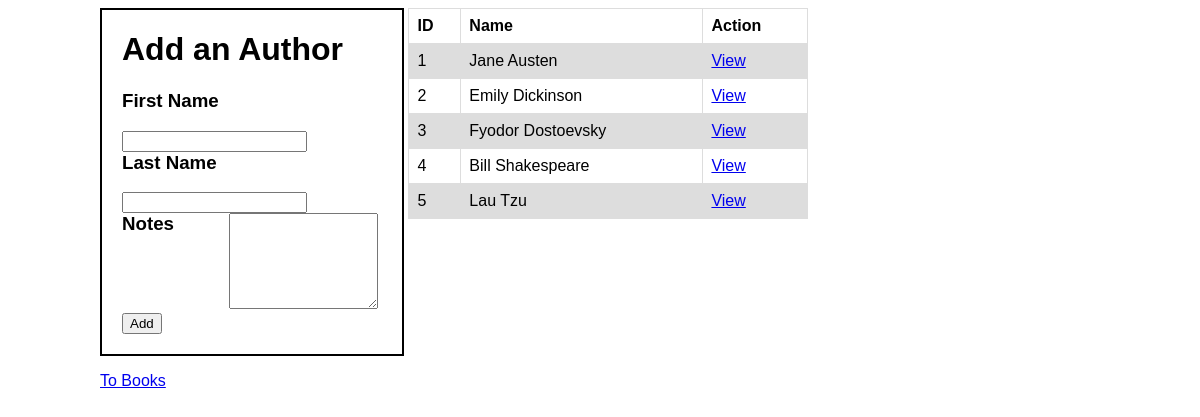
Page /authors on the earlier database version.
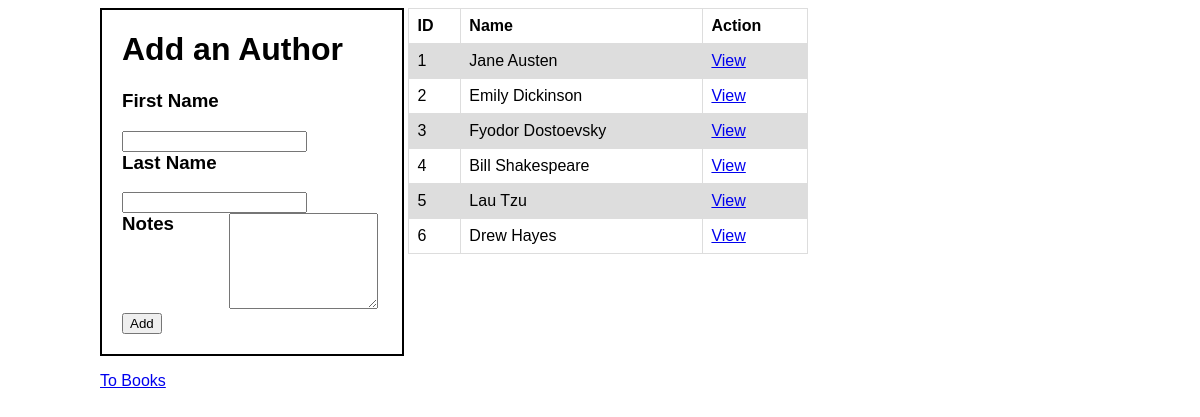
Same page on the later database version.
### books_authors_app/models.py (models this page shows)
class Author(models.Model):
    first_name = models.CharField(max_length=45)
    last_name = models.CharField(max_length=45)
    notes = models.TextField()
    books = models.ManyToManyField(Book, related_name="authors")
    created_at = models.DateTimeField(auto_now_add=True)
    updated_at = models.DateTimeField(auto_now=True)

### books_authors_app/views.py (the view)
# urls.py: path('authors', views.viewAuthors),
def viewAuthors(request):
    authors = Author.objects.all()
    context = {
        'authors' : authors,
    }
    return render(request, 'books_authors_app/authorlist.html', context)

### books_authors_app/templates/books_authors_app/authorlist.html (shortened to what this page needs)
<!DOCTYPE html>
<html lang="en">
<head>
    {% load static %}
    <link rel="stylesheet" href="{% static 'books_authors_app/css/style.css' %}">
</head>
<body>
    <div class="container">
        <div class="additem">
            <h1>Add an Author</h1>
            <form action="/addauthor" method="post">
                <div class="entry">
                    <h3>First Name</h3>
                    <input type="text" name="first_name">
                </div>
                <div class="entry">
                    <h3>Last Name</h3>
                    <input type="text" name="last_name">
                </div>
                <div class="entry">
                    <h3>Notes</h3>
                    <textarea name="notes" cols="16" rows="6"></textarea>
                </div>
                <input type="submit" value="Add">
            </form>
        </div>
        <div class="table">
            <table>
                <tr>
                    <th>ID</th>
                    <th>Name</th>
                    <th>Action</th>
                </tr>
                {% for author in authors %}
                <tr>
                    <td>{{author.id}}</td>
                    <td>{{author.first_name}} {{author.last_name}}</td>
                    <td><a href="/authors/{{author.id}}">View</a></td>
                </tr>
                {% endfor %}
            </table>
        </div>
        <a href="/"><p class="notnice">To Books</p></a>
    </div>
</body>
</html>

### books_authors_app/static/books_authors_app/css/style.css (style rules this page uses)
.container { width: 1000px; margin: 0 auto; font-family: Arial, Helvetica, sans-serif; }
.additem { width: 260px; border: 2px solid black; padding: 0 20px; padding-bottom: 20px; display: inline-block; }
.table { width: 400px; display: inline-block; vertical-align: top; }
.additem h3 { display: inline-block; vertical-align: top; margin-top: 0px; min-width: 103px; }
.notnice { display: block; }
p { display: inline-block; }
table { font-family: arial, sans-serif; border-collapse: collapse; width: 100%; }
td, th { border: 1px solid #dddddd; text-align: left; padding: 8px; }
tr:nth-child(even) { background-color: #dddddd; }

Differences in the rows shown:
added Author: id "6", first_name "Drew", last_name "Hayes"
